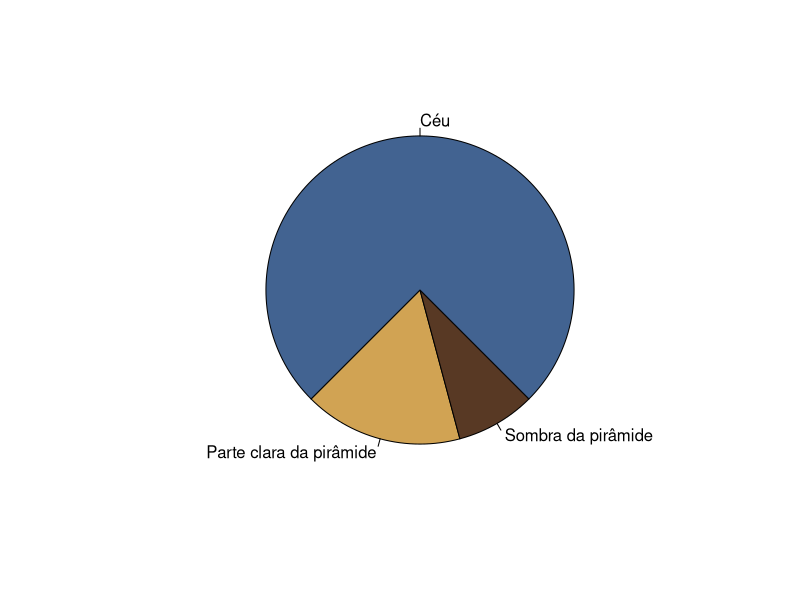

Here is the R script that generated this plot:
pie(c(60,30,270),labels = c("Parte clara da pirâmide","Sombra da pirâmide","Céu"),col=c("#d1a353","#583924","#426391"),init.angle = 225)